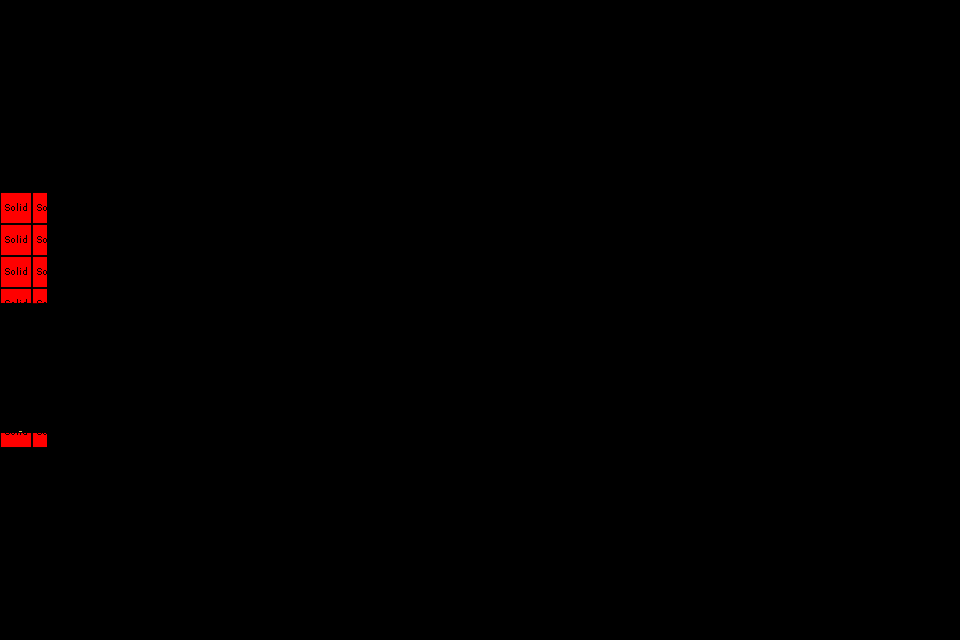

Tiled map render using the project's own tile images. Description and the whole map definition, tile-layer contents included, below:
An orthogonal 30x20 tile map with 32x32 px tiles, 2 tile layers (mur, collision), 1 hidden layer not drawn, 2 tilesets.

<map version="1.4" tiledversion="1.4.3" orientation="orthogonal" renderorder="right-down" width="30" height="20" tilewidth="32" tileheight="32" infinite="0" nextlayerid="10" nextobjectid="1">
 <tileset firstgid="1" source="../dungeon.tsx" />
 <tileset firstgid="401" source="../collision.tsx" />
 <layer id="3" name="mur" width="30" height="20">
  <data encoding="csv">
0,0,0,0,0,0,0,0,0,0,0,0,0,0,0,0,0,0,0,0,0,0,0,0,0,0,0,0,0,0,
0,0,0,0,0,0,0,0,0,0,0,0,0,0,0,0,0,0,0,0,0,0,0,0,0,0,0,0,0,0,
0,0,0,0,0,0,0,0,0,0,0,0,0,0,0,0,0,0,0,0,0,0,0,0,0,0,0,0,0,0,
0,0,0,0,0,0,0,0,0,0,0,0,0,0,0,0,0,0,0,0,0,0,0,0,0,0,0,0,0,0,
0,0,0,0,0,0,0,0,0,0,0,0,0,0,0,0,0,0,0,0,0,0,0,0,0,0,0,0,0,0,
0,0,0,0,0,0,0,0,0,0,0,0,0,0,0,0,0,0,0,0,0,0,0,0,0,0,0,0,0,0,
342,343,0,0,0,0,0,0,0,0,0,0,0,0,0,0,0,0,0,0,0,0,0,0,0,0,0,0,0,0,
362,363,0,0,0,0,0,0,0,0,0,0,0,0,0,0,0,0,0,0,0,0,0,0,0,0,0,0,0,0,
362,363,0,0,0,0,0,0,0,0,0,0,0,0,0,0,0,0,0,0,0,0,0,0,0,0,0,0,0,0,
382,383,0,0,0,0,0,0,0,0,0,0,0,0,0,0,0,0,0,0,0,0,0,0,0,0,0,0,0,0,
306,106,0,0,0,0,0,0,0,0,0,0,0,0,0,0,0,0,0,0,0,0,0,0,0,0,0,0,0,0,
306,106,0,0,0,0,0,0,0,0,0,0,0,0,0,0,0,0,0,0,0,0,0,0,0,0,0,0,0,0,
306,106,0,0,0,0,0,0,0,0,0,0,0,0,0,0,0,0,0,0,0,0,0,0,0,0,0,0,0,0,
302,303,0,0,0,0,0,0,0,0,0,0,0,0,0,0,0,0,0,0,0,0,0,0,0,0,0,0,0,0,
0,0,0,0,0,0,0,0,0,0,0,0,0,0,0,0,0,0,0,0,0,0,0,0,0,0,0,0,0,0,
0,0,0,0,0,0,0,0,0,0,0,0,0,0,0,0,0,0,0,0,0,0,0,0,0,0,0,0,0,0,
0,0,0,0,0,0,0,0,0,0,0,0,0,0,0,0,0,0,0,0,0,0,0,0,0,0,0,0,0,0,
0,0,0,0,0,0,0,0,0,0,0,0,0,0,0,0,0,0,0,0,0,0,0,0,0,0,0,0,0,0,
0,0,0,0,0,0,0,0,0,0,0,0,0,0,0,0,0,0,0,0,0,0,0,0,0,0,0,0,0,0,
0,0,0,0,0,0,0,0,0,0,0,0,0,0,0,0,0,0,0,0,0,0,0,0,0,0,0,0,0,0
</data>
 </layer>
 <layer id="5" name="porte" width="30" height="20" visible="0">
  <data encoding="csv">
0,0,0,0,0,0,0,0,0,0,0,0,0,0,0,0,0,0,0,0,0,0,0,0,0,0,0,0,0,0,
0,0,0,0,0,0,0,0,0,0,0,0,0,0,0,0,0,0,0,0,0,0,0,0,0,0,0,0,0,0,
0,0,0,0,0,0,0,0,0,0,0,0,0,0,0,0,0,0,0,0,0,0,0,0,0,0,0,0,0,0,
0,0,0,0,0,0,0,0,0,0,0,0,0,0,0,0,0,0,0,0,0,0,0,0,0,0,0,0,0,0,
0,0,0,0,0,0,0,0,0,0,0,0,0,0,0,0,0,0,0,0,0,0,0,0,0,0,0,0,0,0,
0,0,0,0,0,0,0,0,0,0,0,0,0,0,0,0,0,0,0,0,0,0,0,0,0,0,0,0,0,0,
0,0,0,0,0,0,0,0,0,0,0,0,0,0,0,0,0,0,0,0,0,0,0,0,0,0,0,0,0,0,
122,123,0,0,0,0,0,0,0,0,0,0,0,0,0,0,0,0,0,0,0,0,0,0,0,0,0,0,0,0,
142,143,0,0,0,0,0,0,0,0,0,0,0,0,0,0,0,0,0,0,0,0,0,0,0,0,0,0,0,0,
142,143,0,0,0,0,0,0,0,0,0,0,0,0,0,0,0,0,0,0,0,0,0,0,0,0,0,0,0,0,
142,143,0,0,0,0,0,0,0,0,0,0,0,0,0,0,0,0,0,0,0,0,0,0,0,0,0,0,0,0,
142,143,0,0,0,0,0,0,0,0,0,0,0,0,0,0,0,0,0,0,0,0,0,0,0,0,0,0,0,0,
162,163,0,0,0,0,0,0,0,0,0,0,0,0,0,0,0,0,0,0,0,0,0,0,0,0,0,0,0,0,
168,169,0,0,0,0,0,0,0,0,0,0,0,0,0,0,0,0,0,0,0,0,0,0,0,0,0,0,0,0,
0,0,0,0,0,0,0,0,0,0,0,0,0,0,0,0,0,0,0,0,0,0,0,0,0,0,0,0,0,0,
0,0,0,0,0,0,0,0,0,0,0,0,0,0,0,0,0,0,0,0,0,0,0,0,0,0,0,0,0,0,
0,0,0,0,0,0,0,0,0,0,0,0,0,0,0,0,0,0,0,0,0,0,0,0,0,0,0,0,0,0,
0,0,0,0,0,0,0,0,0,0,0,0,0,0,0,0,0,0,0,0,0,0,0,0,0,0,0,0,0,0,
0,0,0,0,0,0,0,0,0,0,0,0,0,0,0,0,0,0,0,0,0,0,0,0,0,0,0,0,0,0,
0,0,0,0,0,0,0,0,0,0,0,0,0,0,0,0,0,0,0,0,0,0,0,0,0,0,0,0,0,0
</data>
 </layer>
 <layer id="9" name="collision" width="30" height="20">
  <data encoding="csv">
0,0,0,0,0,0,0,0,0,0,0,0,0,0,0,0,0,0,0,0,0,0,0,0,0,0,0,0,0,0,
0,0,0,0,0,0,0,0,0,0,0,0,0,0,0,0,0,0,0,0,0,0,0,0,0,0,0,0,0,0,
0,0,0,0,0,0,0,0,0,0,0,0,0,0,0,0,0,0,0,0,0,0,0,0,0,0,0,0,0,0,
0,0,0,0,0,0,0,0,0,0,0,0,0,0,0,0,0,0,0,0,0,0,0,0,0,0,0,0,0,0,
0,0,0,0,0,0,0,0,0,0,0,0,0,0,0,0,0,0,0,0,0,0,0,0,0,0,0,0,0,0,
0,0,0,0,0,0,0,0,0,0,0,0,0,0,0,0,0,0,0,0,0,0,0,0,0,0,0,0,0,0,
401,409,0,0,0,0,0,0,0,0,0,0,0,0,0,0,0,0,0,0,0,0,0,0,0,0,0,0,0,0,
401,409,0,0,0,0,0,0,0,0,0,0,0,0,0,0,0,0,0,0,0,0,0,0,0,0,0,0,0,0,
401,409,0,0,0,0,0,0,0,0,0,0,0,0,0,0,0,0,0,0,0,0,0,0,0,0,0,0,0,0,
406,417,0,0,0,0,0,0,0,0,0,0,0,0,0,0,0,0,0,0,0,0,0,0,0,0,0,0,0,0,
410,410,0,0,0,0,0,0,0,0,0,0,0,0,0,0,0,0,0,0,0,0,0,0,0,0,0,0,0,0,
410,410,0,0,0,0,0,0,0,0,0,0,0,0,0,0,0,0,0,0,0,0,0,0,0,0,0,0,0,0,
410,410,0,0,0,0,0,0,0,0,0,0,0,0,0,0,0,0,0,0,0,0,0,0,0,0,0,0,0,0,
407,412,0,0,0,0,0,0,0,0,0,0,0,0,0,0,0,0,0,0,0,0,0,0,0,0,0,0,0,0,
0,0,0,0,0,0,0,0,0,0,0,0,0,0,0,0,0,0,0,0,0,0,0,0,0,0,0,0,0,0,
0,0,0,0,0,0,0,0,0,0,0,0,0,0,0,0,0,0,0,0,0,0,0,0,0,0,0,0,0,0,
0,0,0,0,0,0,0,0,0,0,0,0,0,0,0,0,0,0,0,0,0,0,0,0,0,0,0,0,0,0,
0,0,0,0,0,0,0,0,0,0,0,0,0,0,0,0,0,0,0,0,0,0,0,0,0,0,0,0,0,0,
0,0,0,0,0,0,0,0,0,0,0,0,0,0,0,0,0,0,0,0,0,0,0,0,0,0,0,0,0,0,
0,0,0,0,0,0,0,0,0,0,0,0,0,0,0,0,0,0,0,0,0,0,0,0,0,0,0,0,0,0
</data>
 </layer>
</map>
